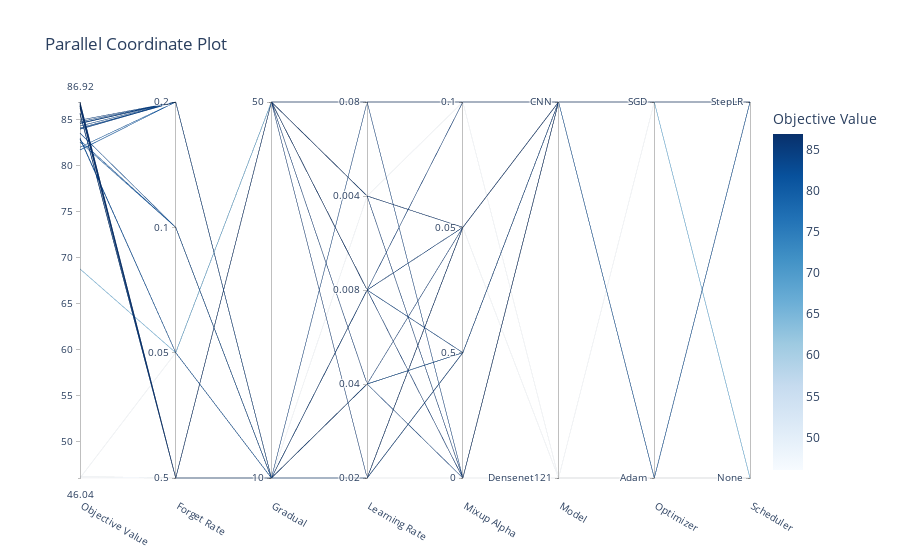

The cell this chart's notebook holds for it:
### Code cell
visualization.plot_parallel_coordinate(study)

### Figure 1 — Plotly figure (JSON) as saved in the notebook; plotly's stock layout.template omitted (floating-point values rounded to 4 significant figures)
{"data": [{"dimensions": [{"label": "Objective Value", "range": [46.04, 86.92], "values": [46.2, 82.91, 68.77, 46.04, 46.06, 82.56, 82.76, 83.54, 83.02, 84.78, 81.7, 82, 83.96, 84.63, 84.1, 84.95, 84.6, 84.31, 84, 86.45, 84.58, 86.54, 86.51, 86.5, 86.76, 86.42, 86.26, 86.32, 86.77, 86.57, 86.76, 85.67, 85.63, 86.69, 86.92, 86.63, 86.43, 86.88, 86.66, 85.72]}, {"label": "Forget Rate", "range": [0, 3], "ticktext": [0.5, 0.05, 0.1, 0.2], "tickvals": [0, 1, 2, 3], "values": [0, 1, 1, 1, 0, 2, 2, 2, 1, 3, 3, 3, 3, 3, 3, 3, 3, 3, 3, 0, 3, 0, 0, 0, 0, 0, 0, 0, 0, 0, 0, 0, 0, 0, 0, 0, 0, 0, 0, 0]}, {"label": "Gradual", "range": [0, 1], "ticktext": [10, 50], "tickvals": [0, 1], "values": [0, 0, 1, 1, 0, 0, 0, 0, 0, 0, 0, 0, 0, 0, 0, 0, 0, 0, 0, 1, 0, 1, 1, 1, 1, 1, 1, 1, 1, 1, 1, 0, 0, 1, 1, 1, 1, 1, 1, 0]}, {"label": "Learning Rate", "range": [0, 4], "ticktext": [0.02, 0.04, 0.008, 0.004, 0.08], "tickvals": [0, 1, 2, 3, 4], "values": [0, 1, 2, 3, 3, 1, 1, 0, 0, 0, 0, 0, 0, 0, 0, 0, 2, 2, 0, 4, 0, 4, 4, 4, 4, 4, 4, 4, 4, 4, 4, 1, 2, 1, 0, 3, 2, 2, 3, 4]}, {"label": "Mixup Alpha", "range": [0, 3], "ticktext": [0, 0.5, 0.05, 0.1], "tickvals": [0, 1, 2, 3], "values": [0, 1, 2, 2, 3, 1, 1, 1, 1, 1, 2, 2, 1, 1, 1, 1, 1, 1, 1, 3, 1, 3, 3, 3, 3, 3, 3, 3, 3, 3, 3, 0, 2, 2, 2, 2, 3, 0, 0, 0]}, {"label": "Model", "range": [0, 1], "ticktext": ["Densenet121", "CNN"], "tickvals": [0, 1], "values": [0, 1, 1, 0, 0, 1, 1, 1, 1, 1, 1, 1, 1, 1, 1, 1, 1, 1, 1, 1, 1, 1, 1, 1, 1, 1, 1, 1, 1, 1, 1, 1, 1, 1, 1, 1, 1, 1, 1, 1]}, {"label": "Optimizer", "range": [0, 1], "ticktext": ["Adam", "SGD"], "tickvals": [0, 1], "values": [0, 1, 1, 1, 0, 0, 0, 1, 1, 1, 1, 1, 1, 1, 1, 1, 1, 1, 1, 1, 1, 1, 1, 1, 1, 1, 1, 1, 1, 1, 1, 1, 1, 1, 1, 1, 1, 1, 1, 1]}, {"label": "Scheduler", "range": [0, 1], "ticktext": ["None", "StepLR"], "tickvals": [0, 1], "values": [0, 1, 0, 1, 0, 1, 1, 1, 1, 1, 1, 1, 1, 1, 1, 1, 1, 1, 1, 1, 1, 1, 1, 1, 1, 1, 1, 1, 1, 1, 1, 1, 1, 1, 1, 1, 1, 1, 1, 1]}], "labelangle": 30, "labelside": "bottom", "line": {"color": [46.2, 82.91, 68.77, 46.04, 46.06, 82.56, 82.76, 83.54, 83.02, 84.78, 81.7, 82, 83.96, 84.63, 84.1, 84.95, 84.6, 84.31, 84, 86.45, 84.58, 86.54, 86.51, 86.5, 86.76, 86.42, 86.26, 86.32, 86.77, 86.57, 86.76, 85.67, 85.63, 86.69, 86.92, 86.63, 86.43, 86.88, 86.66, 85.72], "colorbar": {"title": {"text": "Objective Value"}}, "colorscale": [[0, "rgb(247,251,255)"], [0.125, "rgb(222,235,247)"], [0.25, "rgb(198,219,239)"], [0.375, "rgb(158,202,225)"], [0.5, "rgb(107,174,214)"], [0.625, "rgb(66,146,198)"], [0.75, "rgb(33,113,181)"], [0.875, "rgb(8,81,156)"], [1, "rgb(8,48,107)"]], "reversescale": false, "showscale": true}, "type": "parcoords"}], "layout": {"title": {"text": "Parallel Coordinate Plot"}}}
